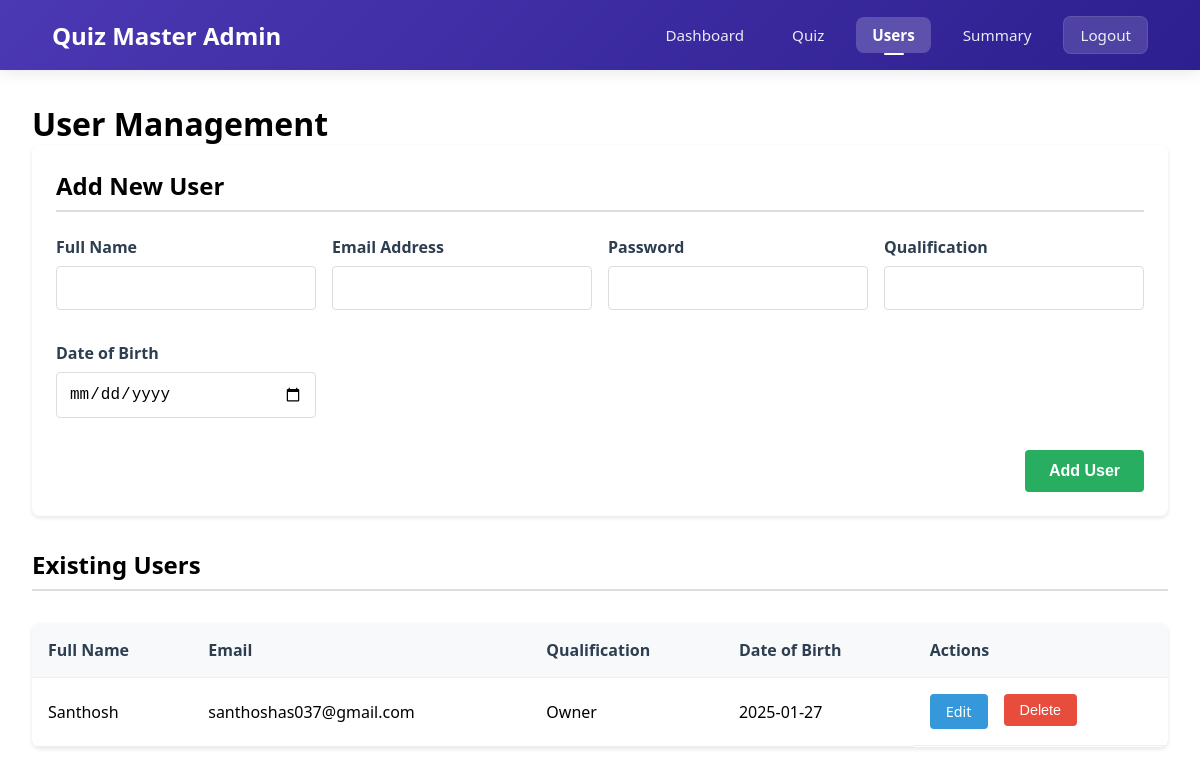
Page /users (signed in) on the earlier database version.
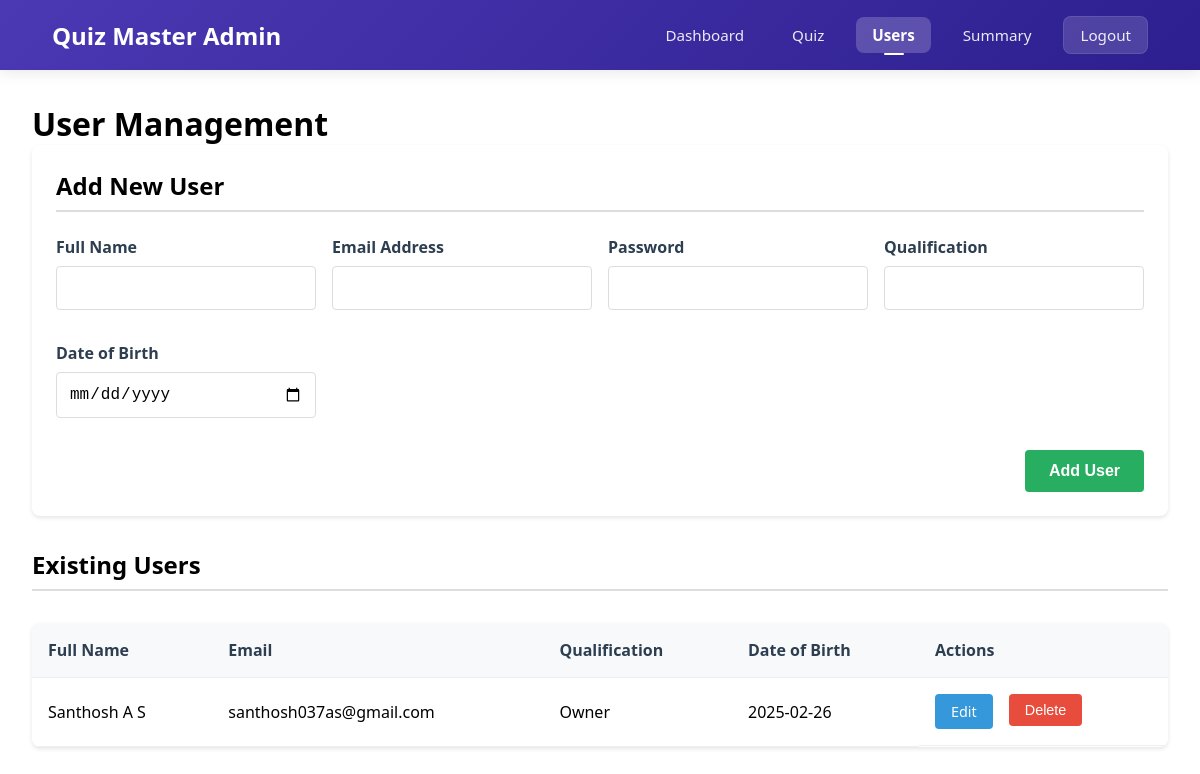
Same page on the later database version.
### app.py (models this page shows, shortened)
class User(db.Model):
    __table_args__ = {'extend_existing': True}
    id = db.Column(db.Integer, primary_key=True)
    email = db.Column(db.String(120), unique=True, nullable=False)
    password = db.Column(db.String(200), nullable=False)
    full_name = db.Column(db.String(100), nullable=False)
    qualification = db.Column(db.String(100), nullable=False)
    dob = db.Column(db.Date, nullable=False)
    is_admin = db.Column(db.Boolean, default=False)
    quiz_attempts = db.relationship('QuizAttempt', back_populates='user', lazy=True)

### app.py (the view)
@app.route('/users')
@admin_required
def users():
    try:
        all_users = User.query.filter(User.id != session['user_id']).all()
        return render_template('admin/users.html', active_page='users', users=all_users)
    except Exception as e:
        flash('Error loading users. Please try again.', 'error')
        return redirect(url_for('admin_dashboard'))

### app.py (called while the page is built)
def get_current_user():
    if 'user_id' in session:
        return User.query.get(session['user_id'])
    return None

@app.context_processor
def utility_processor():
    return dict(current_user=get_current_user())

def admin_required(f):
    @wraps(f)
    def decorated_function(*args, **kwargs):
        if 'user_id' not in session:
            flash('Please login first.', 'error')
            return redirect(url_for('login'))
        user = User.query.get(session['user_id'])
        if not user or not user.is_admin:
            flash('Admin access required.', 'error')
            return redirect(url_for('dashboard'))
        return f(*args, **kwargs)
    return decorated_function

### templates/admin/users.html (shortened to what this page needs)
<!DOCTYPE html>
<html lang="en">
<head>
    <link href="/static/navbar.css" rel="stylesheet">
</head>
<body>
    <nav class="navbar">
        <div class="nav-container">
            <div style="font-size: 150%;color: white;font-weight: bold;">
                Quiz Master Admin
            </div>
            <div class="nav-links">
                <a href="{{ url_for('admin_dashboard') }}" {% if active_page == 'home' %}class="active"{% endif %}>
                    Dashboard
                </a>
                <a href="{{ url_for('admin_quiz') }}" {% if active_page == 'quiz' %}class="active"{% endif %}>
                    Quiz
                </a>
                <a href="{{ url_for('users') }}" {% if active_page == 'users' %}class="active"{% endif %}>
                    Users
                </a>
                <a href="{{ url_for('admin_summary') }}" {% if active_page == 'summary' %}class="active"{% endif %}>
                    Summary
                </a>
                <a href="{{ url_for('logout') }}" class="logout-btn">
                    Logout
                </a>
            </div>
        </div>
    </nav>
    <main class="users-container">
        <h1>User Management</h1>
        <div class="add-user-card">
            <h2 class="section-title">Add New User</h2>
            <form action="{{ url_for('add_user') }}" method="POST" class="add-user-form">
                <div class="form-group">
                    <label for="full_name">Full Name</label>
                    <input type="text" id="full_name" name="full_name" class="form-control" required>
                </div>
                <div class="form-group">
                    <label for="email">Email Address</label>
                    <input type="email" id="email" name="email" class="form-control" required>
                </div>
                <div class="form-group">
                    <label for="password">Password</label>
                    <input type="password" id="password" name="password" class="form-control" required>
                </div>
                <div class="form-group">
                    <label for="qualification">Qualification</label>
                    <input type="text" id="qualification" name="qualification" class="form-control" required>
                </div>
                <div class="form-group">
                    <label for="dob">Date of Birth</label>
                    <input type="date" id="dob" name="dob" class="form-control" required>
                </div>
                <button type="submit" class="btn-add-user">Add User</button>
            </form>
        </div>
        <h2 class="section-title">Existing Users</h2>
        {% if users %}
        <table class="users-table">
            <thead>
                <tr>
                    <th>Full Name</th>
                    <th>Email</th>
                    <th>Qualification</th>
                    <th>Date of Birth</th>
                    <th>Actions</th>
                </tr>
            </thead>
            <tbody>
                {% for user in users %}
                <tr>
                    <td>{{ user.full_name }}</td>
                    <td>{{ user.email }}</td>
                    <td>{{ user.qualification }}</td>
                    <td>{{ user.dob.strftime('%Y-%m-%d') }}</td>
                    <td class="actions-cell">
                        <a href="{{ url_for('edit_user', user_id=user.id) }}" class="btn btn-edit">Edit</a>
                        <form action="{{ url_for('delete_user', user_id=user.id) }}" method="POST" style="display: inline;">
                            <button type="submit" class="btn btn-delete" onclick="return confirm('Are you sure you want to delete this user?')">
                                Delete
                            </button>
                        </form>
                    </td>
                </tr>
                {% endfor %}
            </tbody>
        </table>
        {% else %}
        <div class="no-users">
            <h3>No users found</h3>
            <p>There are currently no registered users in the system.</p>
        </div>
        {% endif %}
    </main>
</body>
</html>

### static/navbar.css (style rules this page uses)
.navbar, .navbar-nav, .nav-item, .nav-link { all: unset; display: revert; }
* { margin: 0; padding: 0; box-sizing: border-box; }
body { font-family: 'Segoe UI', Tahoma, Geneva, Verdana, sans-serif; }
.navbar { background: linear-gradient(135deg, #4b38b3 0%, #2d1f8f 100%); padding: 1rem 2rem; box-shadow: 0 2px 15px rgba(0, 0, 0, 0.1); position: sticky; top: 0; z-index: 1000; display: flex; align-items: center; justify-content: space-between; }
.nav-container { max-width: 1200px; margin: 0 auto; display: flex; justify-content: space-between; align-items: center; width: 100%; }
.nav-links { display: flex; gap: 1rem; align-items: center; }
.nav-links a { color: rgba(255, 255, 255, 0.9); text-decoration: none; padding: 0.5rem 1rem; border-radius: 8px; font-size: 0.95rem; font-weight: 500; transition: all 0.3s ease; position: relative; }
.nav-links a.active { background: rgba(255, 255, 255, 0.2); color: white; font-weight: 600; }
.nav-links a.active::after { content: ''; position: absolute; bottom: -2px; left: 50%; transform: translateX(-50%); width: 20px; height: 2px; background-color: white; border-radius: 2px; }
.logout-btn { background-color: rgba(255, 255, 255, 0.15); color: white; padding: 0.5rem 1.2rem; border-radius: 8px; font-weight: 500; transition: all 0.3s ease; border: 1px solid rgba(255, 255, 255, 0.1); }
.nav-container { display: flex; justify-content: space-between; align-items: center; padding: 0 20px; max-width: 1200px; margin: 0 auto; }

### templates/admin/users.html (style rules this page uses)
.users-container { padding: 2rem; }
.users-table { width: 100%; border-collapse: collapse; background: white; border-radius: 8px; overflow: hidden; box-shadow: 0 2px 4px rgba(0,0,0,0.1); margin-top: 2rem; }
.users-table th, .users-table td { padding: 1rem; text-align: left; border-bottom: 1px solid #eee; }
.users-table th { background-color: #f8f9fa; font-weight: 600; color: #2c3e50; }
.btn { padding: 0.5rem 1rem; border-radius: 4px; cursor: pointer; font-size: 0.9rem; text-decoration: none; border: none; }
.btn-edit { background-color: #3498db; color: white; margin-right: 0.5rem; }
.btn-delete { background-color: #e74c3c; color: white; }
.add-user-card { background: white; border-radius: 8px; padding: 1.5rem; box-shadow: 0 2px 4px rgba(0,0,0,0.1); margin-bottom: 2rem; }
.add-user-form { display: grid; grid-template-columns: repeat(auto-fit, minmax(250px, 1fr)); gap: 1rem; }
.form-group { margin-bottom: 1rem; }
.form-group label { display: block; margin-bottom: 0.5rem; font-weight: 600; color: #2c3e50; }
.form-control { width: 100%; padding: 0.75rem; border: 1px solid #ddd; border-radius: 4px; font-size: 1rem; }
.btn-add-user { background-color: #27ae60; color: white; border: none; padding: 0.75rem 1.5rem; border-radius: 4px; cursor: pointer; font-size: 1rem; font-weight: 600; grid-column: 1 / -1; width: max-content; justify-self: end; }
.section-title { border-bottom: 2px solid #ddd; padding-bottom: 0.5rem; margin-bottom: 1.5rem; }
.actions-cell { display: flex; gap: 0.5rem; }

Differences in the rows shown:
changed User "Owner": full_name "Santhosh" → "Santhosh A S"; email "santhoshas037@gmail.com" → "santhosh037as@gmail.com"; dob "2025-01-27" → "2025-02-26"
